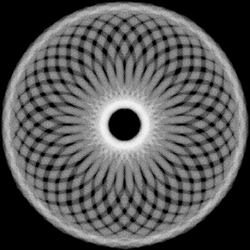
Frame 1 (no input)
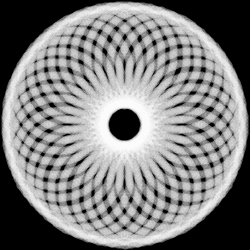
Frame 2 (the mouse pressed at the canvas centre, redrawn once)

The Processing sketch that drew these frames (run headless with seeded random() and noise(); the mouse was pressed at the canvas centre and the sketch redrawn once):

// Processing sketch: processing_20095
// ── processing_20095.pde

void setup()
{
size(250,250);
background(0);
stroke(255,30);
strokeWeight(8);
noLoop(); // void draw only once
}
float x1,y1,x2,y2,rad1,rad2,srad;
int increment,sx,sy;
void draw()
{ 
  for(int deg1=0;deg1<360;deg1+=10)
  {
  srad=radians(deg1);
  sx=int(sin(srad)*70+width/2);
  sy=int(cos(srad)*70+height/2);
  ngon(80,50,50,sx,sy);
  }
}
void ngon(int sides,int xradius,int yradius,int xcent, int ycent)//polygon function
 {
  increment=int(360/sides);
  for(int deg=0;deg<360; deg=deg+increment)
{
  rad1=radians(deg);
  rad2=radians(deg+increment);
  x1=sin(rad1)*xradius+xcent;
  y1=cos(rad1)*yradius+ycent;
  x2=sin(rad2)*xradius+xcent;
  y2=cos(rad2)*yradius+ycent;
  line(x1,y1,x2,y2);
}
}
